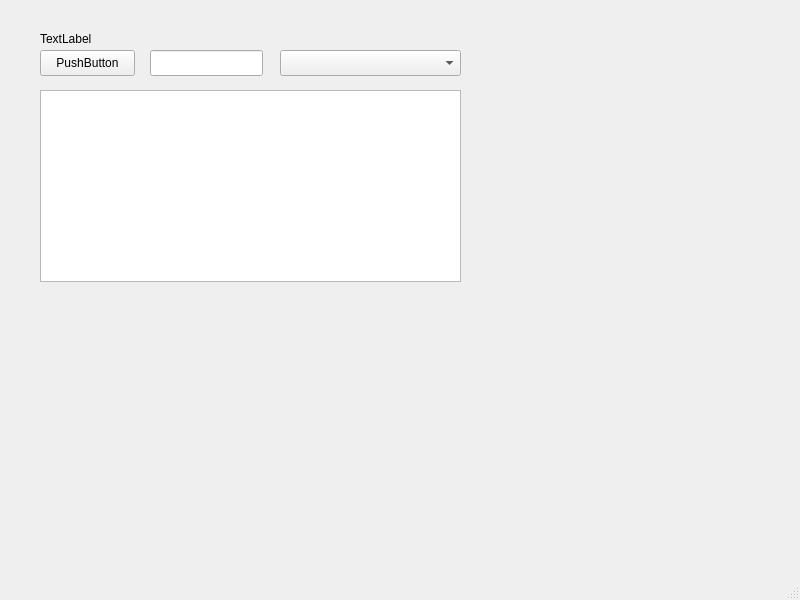
<?xml version="1.0" encoding="UTF-8"?>
<ui version="4.0">
 <class>MainWindow</class>
 <widget class="QMainWindow" name="MainWindow">
  <property name="geometry">
   <rect>
    <x>0</x>
    <y>0</y>
    <width>800</width>
    <height>600</height>
   </rect>
  </property>
  <property name="windowTitle">
   <string>MainWindow</string>
  </property>
  <widget class="QWidget" name="centralwidget">
   <widget class="QPushButton" name="pushButton">
    <property name="geometry">
     <rect>
      <x>40</x>
      <y>50</y>
      <width>95</width>
      <height>26</height>
     </rect>
    </property>
    <property name="text">
     <string>PushButton</string>
    </property>
   </widget>
   <widget class="QLineEdit" name="lineEdit">
    <property name="geometry">
     <rect>
      <x>150</x>
      <y>50</y>
      <width>113</width>
      <height>26</height>
     </rect>
    </property>
   </widget>
   <widget class="QComboBox" name="comboBox">
    <property name="geometry">
     <rect>
      <x>280</x>
      <y>50</y>
      <width>181</width>
      <height>26</height>
     </rect>
    </property>
   </widget>
   <widget class="QLabel" name="label">
    <property name="geometry">
     <rect>
      <x>40</x>
      <y>30</y>
      <width>74</width>
      <height>18</height>
     </rect>
    </property>
    <property name="text">
     <string>TextLabel</string>
    </property>
   </widget>
   <widget class="QTextBrowser" name="textBrowser">
    <property name="geometry">
     <rect>
      <x>40</x>
      <y>90</y>
      <width>421</width>
      <height>192</height>
     </rect>
    </property>
   </widget>
  </widget>
  <widget class="QMenuBar" name="menubar">
   <property name="geometry">
    <rect>
     <x>0</x>
     <y>0</y>
     <width>800</width>
     <height>23</height>
    </rect>
   </property>
  </widget>
  <widget class="QStatusBar" name="statusbar"/>
 </widget>
 <resources/>
 <connections/>
</ui>
